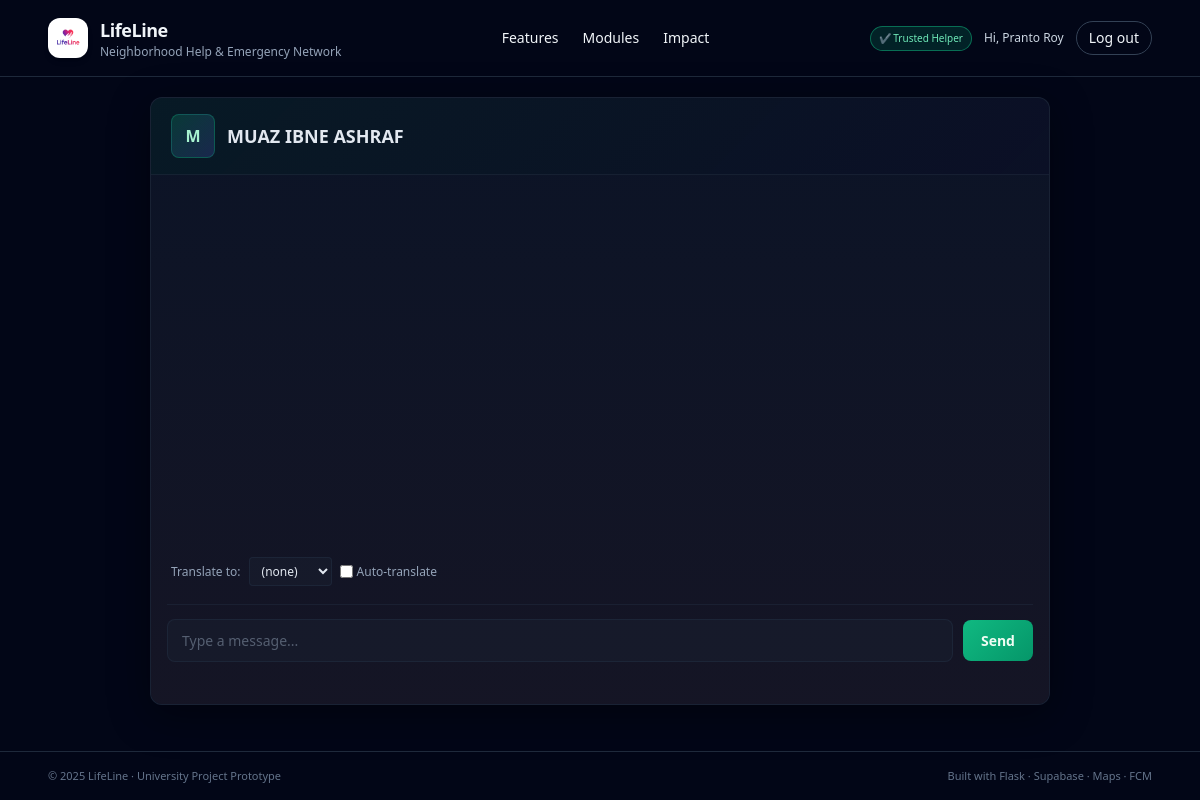
Page /chat/5 (signed in) on the committed database.
### app.py (models this page shows, shortened)
class User(db.Model):
    id = db.Column(db.Integer, primary_key=True)
    email = db.Column(db.String(255), unique=True, nullable=False)
    name = db.Column(db.String(120), nullable=False)
    password_hash = db.Column(db.String(255), nullable=True)
    is_trusted_helper = db.Column(db.Boolean, default=False)
    govt_id_number = db.Column(db.String(50), nullable=True)
    firebase_uid = db.Column(db.String(255), unique=True, nullable=True)
    otp_code = db.Column(db.String(6), nullable=True)
    otp_expires_at = db.Column(db.DateTime, nullable=True)
    id_verification_status = db.Column(db.String(20), default="none")  # none/pending/approved/rejected
    id_document_note = db.Column(db.String(255), nullable=True)

### app.py (the view)
@app.route("/chat/<int:other_user_id>")
@login_required
def chat_with_user(other_user_id):
    user = current_user()
    other = User.query.get_or_404(other_user_id)
    conv = get_or_create_conversation(user.id, other.id)
    messages = (
        ChatMessage.query.filter_by(conversation_id=conv.id).order_by(ChatMessage.created_at.asc()).limit(100).all()
    )
    return render_template("chat.html", conversation=conv, other_user=other, messages=messages)

### app.py (called while the page is built)
def get_or_create_conversation(user1_id, user2_id):
    a, b = sorted([int(user1_id), int(user2_id)])
    conv = Conversation.query.filter_by(user_a=a, user_b=b).first()
    if conv:
        return conv
    conv = Conversation(user_a=a, user_b=b)
    db.session.add(conv)
    db.session.commit()
    return conv

def current_user():
    if "user_id" in session:
        return User.query.get(session["user_id"])
    return None

def login_required(view_func):
    from functools import wraps
    @wraps(view_func)
    def wrapper(*args, **kwargs):
        if "user_id" not in session:
            next_url = request.path
            return redirect(url_for("login", next=next_url))
        return view_func(*args, **kwargs)
    return wrapper

@app.context_processor
def inject_user():
    translation_enabled = False
    if globals().get('gcloud_translate_client'):
        translation_enabled = True
    elif globals().get('gt_translator'):
        translation_enabled = True
    return dict(current_user=current_user(), translation_enabled=translation_enabled)

### templates/chat.html (shortened to what this page needs)
{% extends 'base.html' %}
{% block content %}
<div class="chat-container">
  <div class="chat-header">
    <div class="avatar">{{ other_user.name[0].upper() }}</div>
    <div>
      <h2>{{ other_user.name }}</h2>
    </div>
  </div>
  <div class="chat-window">
    <div class="messages" id="messages" aria-live="polite"></div>
    <div style="margin-bottom:10px;padding:0 4px;font-size:12px;color:#94a3b8">
      {% if translation_enabled %}
      <div style="display:flex;gap:8px;align-items:center;margin-bottom:8px;flex-wrap:wrap">
        <label for="translate_to" style="font-size:12px">Translate to:</label>
        <select id="translate_to" style="padding:4px 8px;border-radius:4px;border:1px solid rgba(30,41,59,0.8);background:rgba(30,41,59,0.3);color:#e2e8f0;font-size:12px">
          <option value="">(none)</option>
        </select>
        <label style="font-size:12px;display:flex;align-items:center;gap:4px"><input type="checkbox" id="auto_translate"> Auto-translate</label>
      </div>
      {% else %}
      <span style="color:#64748b">Translation not available (enable Google Translate API).</span>
      {% endif %}
    </div>
    <div class="chat-input-bar">
      <input id="message_input" class="chat-input" placeholder="Type a message..." />
      <button id="send_btn" class="send-btn">Send</button>
    </div>
    <div class="typing-indicator" id="typing"></div>
  </div>
</div>
{% endblock %}

### templates/base.html (shortened to what this page needs)
<!DOCTYPE html>
<html lang="en">
  <head>
    <script src="https://cdn.tailwindcss.com"></script>
    <link
      rel="stylesheet"
      href="{{ url_for('static', filename='css/main.css') }}"
    />
  </head>
  <body class="bg-slate-950 text-slate-100 min-h-screen flex flex-col">
    <header class="w-full border-b border-slate-800">
      <nav class="w-full px-6 md:px-12 py-4 flex items-center justify-between">
        <a
          href="{{ url_for('home') }}"
          class="flex items-center gap-3 hover:opacity-80 transition"
        >
          <div
            class="h-10 w-10 rounded-xl bg-white flex items-center justify-center shadow-md"
          >
            <img
              src="{{ url_for('static', filename='images/lifeline_logo.png') }}"
              alt="LifeLine Logo"
              class="h-8 w-8 object-contain"
            />
          </div>
          <div>
            <h1 class="text-lg font-semibold tracking-tight">LifeLine</h1>
            <p class="text-xs text-slate-400">
              Neighborhood Help & Emergency Network
            </p>
          </div>
        </a>
        <div class="hidden md:flex items-center gap-6 text-sm">
          <a href="#features" class="hover:text-emerald-300 transition"
            >Features</a
          >
          <a href="#modules" class="hover:text-emerald-300 transition"
            >Modules</a
          >
          <a href="#impact" class="hover:text-emerald-300 transition">Impact</a>
        </div>
        <div class="flex items-center gap-3">
          {% if session.get('user_id') %}  {% if session.get('is_trusted_helper') %}
          <span
            class="text-[10px] px-2 py-1 rounded-full bg-emerald-600/20 text-emerald-300 border border-emerald-500/50 hidden md:inline"
          >
            ✔ Trusted Helper
          </span>
          {% endif %}
          <span class="hidden md:inline text-xs text-slate-300">
            Hi, {{ session.get('user_name') }}
          </span>
          <a
            href="{{ url_for('logout') }}"
            class="text-xs md:text-sm px-3 py-1.5 rounded-full border border-slate-700 hover:border-rose-400 hover:text-rose-300 transition"
          >
            Log out
          </a>
          {% endif %}
        </div>
      </nav>
    </header>
    <main class="flex-1 w-full">{% block content %}{% endblock %}</main>
    <footer class="border-t border-slate-800">
      <div
        class="w-full px-6 md:px-12 py-4 flex flex-col md:flex-row justify-between items-center gap-2 text-[11px] text-slate-500"
      >
        <p>© 2025 LifeLine · University Project Prototype</p>
        <p>Built with Flask · Supabase · Maps · FCM</p>
      </div>
    </footer>
  </body>
</html>

### static/css/main.css (style rules this page uses)
body { -webkit-font-smoothing: antialiased; }
.chat-container { max-width:900px; margin:20px auto; display:flex; flex-direction:column; height:76vh; background:rgba(15,23,42,0.4); border:1px solid rgba(30,41,59,0.8); border-radius:12px; overflow:hidden; box-shadow:0 10px 40px rgba(0,0,0,0.4); }
.chat-header { background:linear-gradient(135deg, rgba(16,185,129,0.08) 0%, rgba(99,102,241,0.04) 100%); border-bottom:1px solid rgba(30,41,59,0.6); color:#e2e8f0; padding:16px 20px; display:flex; align-items:center; gap:12px; }
.chat-header h2 { font-size:18px;font-weight:600;margin:0;color:#e2e8f0; }
.chat-header .avatar { width:44px;height:44px;border-radius:8px;background:linear-gradient(135deg, rgba(16,185,129,0.2), rgba(99,102,241,0.2));overflow:hidden;flex-shrink:0;border:1px solid rgba(16,185,129,0.3);display:flex;align-items:center;justify-content:center;color:#a7f3d0;font-weight:600;font-size:16px; }
.chat-window { background:linear-gradient(180deg, rgba(15,23,42,0.7) 0%, rgba(30,27,42,0.6) 100%); flex:1;display:flex;flex-direction:column;padding:16px;border-radius:0; }
.messages { display:flex;flex-direction:column;gap:10px;overflow:auto;padding:8px 4px;flex:1; }
.chat-input-bar { display:flex;gap:10px;padding:14px 0;background:transparent;align-items:center;border-top:1px solid rgba(30,41,59,0.6); }
.chat-input { flex:1;border-radius:8px;padding:10px 14px;border:1px solid rgba(30,41,59,0.8);background:rgba(30,41,59,0.3);color:#e2e8f0;font-size:14px;transition:all 0.2s; }
.chat-input::placeholder { color:rgba(148,163,184,0.5) }
.send-btn { background:linear-gradient(135deg, #10b981 0%, #059669 100%); color:#f0fdf4;border:none;padding:10px 18px;border-radius:8px;cursor:pointer;font-size:14px;font-weight:600;transition:all 0.2s;flex-shrink:0; }
.typing-indicator { font-size:13px;color:#94a3b8;padding:6px 0;font-style:italic }

### rows in the picture
User: get "Pranto Roy"
User: name "M", name "MUAZ IBNE ASHRAF"
